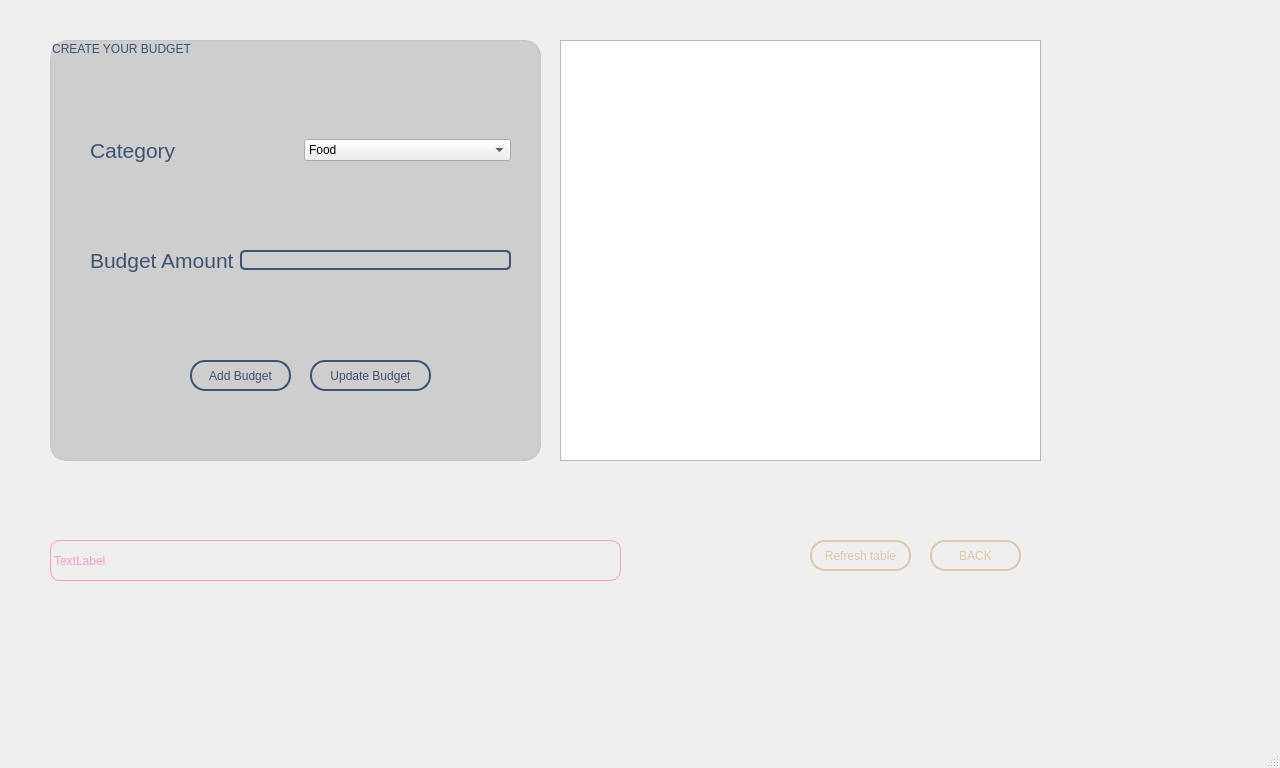
<?xml version="1.0" encoding="UTF-8"?>
<ui version="4.0">
 <class>Budgetcreating</class>
 <widget class="QMainWindow" name="Budgetcreating">
  <property name="enabled">
   <bool>true</bool>
  </property>
  <property name="geometry">
   <rect>
    <x>0</x>
    <y>0</y>
    <width>1280</width>
    <height>768</height>
   </rect>
  </property>
  <property name="windowTitle">
   <string>MainWindow</string>
  </property>
  <property name="styleSheet">
   <string notr="true">QMainWindow{border-image: url(:/image/Background04.png) 0 0 0 0 stretch stretch;}

</string>
  </property>
  <widget class="QWidget" name="centralwidget">
   <property name="enabled">
    <bool>true</bool>
   </property>
   <widget class="QLabel" name="lable">
    <property name="geometry">
     <rect>
      <x>50</x>
      <y>540</y>
      <width>571</width>
      <height>41</height>
     </rect>
    </property>
    <property name="styleSheet">
     <string notr="true">  border: 1px solid #ff99cc;
  border-radius: 10px;
color: #ff99cc;</string>
    </property>
    <property name="text">
     <string>TextLabel</string>
    </property>
   </widget>
   <widget class="QPushButton" name="pushButton_back">
    <property name="geometry">
     <rect>
      <x>930</x>
      <y>540</y>
      <width>91</width>
      <height>31</height>
     </rect>
    </property>
    <property name="styleSheet">
     <string notr="true">border: 2px solid #DEC8AC;
font: 700 10pt &quot;Segoe UI&quot;;
border-radius: 15px;
color: #DEC8AC;</string>
    </property>
    <property name="text">
     <string>BACK</string>
    </property>
   </widget>
   <widget class="QTableView" name="tableView">
    <property name="enabled">
     <bool>true</bool>
    </property>
    <property name="geometry">
     <rect>
      <x>560</x>
      <y>40</y>
      <width>481</width>
      <height>421</height>
     </rect>
    </property>
   </widget>
   <widget class="QPushButton" name="pushButton_tableview">
    <property name="geometry">
     <rect>
      <x>810</x>
      <y>540</y>
      <width>101</width>
      <height>31</height>
     </rect>
    </property>
    <property name="styleSheet">
     <string notr="true">border: 2px solid #DEC8AC;
font: 700 10pt &quot;Segoe UI&quot;;
border-radius: 15px;
color: #DEC8AC;</string>
    </property>
    <property name="text">
     <string>Refresh table</string>
    </property>
   </widget>
   <widget class="QGroupBox" name="groupBox">
    <property name="geometry">
     <rect>
      <x>50</x>
      <y>40</y>
      <width>491</width>
      <height>421</height>
     </rect>
    </property>
    <property name="styleSheet">
     <string notr="true">QGroupBox{font: 20pt &quot;Segoe UI&quot;;
border: 5px solid  #3C536F;
 border-radius: 10px;
/* From https://css.glass */
background: rgba(0, 0, 0, 0.14);
border-radius: 16px;
box-shadow: 0 4px 30px rgba(0, 0, 0, 0.1);
backdrop-filter: blur(11.4px);
-webkit-backdrop-filter: blur(11.4px);
border: 1px solid rgba(0, 0, 0, 0.11);color: #3C536F;}</string>
    </property>
    <property name="title">
     <string>CREATE YOUR BUDGET</string>
    </property>
    <widget class="QWidget" name="layoutWidget">
     <property name="geometry">
      <rect>
       <x>40</x>
       <y>80</y>
       <width>421</width>
       <height>61</height>
      </rect>
     </property>
     <layout class="QHBoxLayout" name="horizontalLayout">
      <item>
       <widget class="QLabel" name="label_category">
        <property name="styleSheet">
         <string notr="true">color: rgb(60, 83, 111);</string>
        </property>
        <property name="text">
         <string>&lt;html&gt;&lt;head/&gt;&lt;body&gt;&lt;p&gt;&lt;span style=&quot; font-size:16pt;&quot;&gt;Category&lt;/span&gt;&lt;/p&gt;&lt;/body&gt;&lt;/html&gt;</string>
        </property>
       </widget>
      </item>
      <item>
       <widget class="QComboBox" name="comboBox_category">
        <item>
         <property name="text">
          <string>Food</string>
         </property>
        </item>
        <item>
         <property name="text">
          <string>Entertainment</string>
         </property>
        </item>
        <item>
         <property name="text">
          <string>Traveling</string>
         </property>
        </item>
        <item>
         <property name="text">
          <string>Clothing</string>
         </property>
        </item>
        <item>
         <property name="text">
          <string>Education Equipment</string>
         </property>
        </item>
        <item>
         <property name="text">
          <string>University Fees</string>
         </property>
        </item>
       </widget>
      </item>
     </layout>
    </widget>
    <widget class="QWidget" name="layoutWidget">
     <property name="geometry">
      <rect>
       <x>40</x>
       <y>190</y>
       <width>421</width>
       <height>61</height>
      </rect>
     </property>
     <layout class="QHBoxLayout" name="horizontalLayout_2">
      <item>
       <widget class="QLabel" name="label_budgetamount">
        <property name="styleSheet">
         <string notr="true">color: rgb(60, 83, 111);</string>
        </property>
        <property name="text">
         <string>&lt;html&gt;&lt;head/&gt;&lt;body&gt;&lt;p&gt;&lt;span style=&quot; font-size:16pt;&quot;&gt;Budget Amount&lt;/span&gt;&lt;/p&gt;&lt;/body&gt;&lt;/html&gt;</string>
        </property>
       </widget>
      </item>
      <item>
       <widget class="QLineEdit" name="lineEdit_budgetamount">
        <property name="styleSheet">
         <string notr="true">QLineEdit{font: 12pt &quot;Segoe UI&quot;;
border: 2px solid  #3C536F;
 border-radius: 5px;
background-color: transparent;
color: #3C536F;
}</string>
        </property>
       </widget>
      </item>
     </layout>
    </widget>
    <widget class="QPushButton" name="pushButton_addbudget">
     <property name="geometry">
      <rect>
       <x>140</x>
       <y>320</y>
       <width>101</width>
       <height>31</height>
      </rect>
     </property>
     <property name="styleSheet">
      <string notr="true">border: 2px solid #3C536F;
font: 700 10pt &quot;Segoe UI&quot;;
border-radius: 15px;
color: #3C536F;</string>
     </property>
     <property name="text">
      <string>Add Budget</string>
     </property>
    </widget>
    <widget class="QPushButton" name="pushButton_update">
     <property name="geometry">
      <rect>
       <x>260</x>
       <y>320</y>
       <width>121</width>
       <height>31</height>
      </rect>
     </property>
     <property name="styleSheet">
      <string notr="true">border: 2px solid #3C536F;
font: 700 10pt &quot;Segoe UI&quot;;
border-radius: 15px;
color: #3C536F;</string>
     </property>
     <property name="text">
      <string>Update Budget</string>
     </property>
    </widget>
   </widget>
   <zorder>pushButton_back</zorder>
   <zorder>tableView</zorder>
   <zorder>pushButton_tableview</zorder>
   <zorder>groupBox</zorder>
   <zorder>lable</zorder>
  </widget>
  <widget class="QMenuBar" name="menubar">
   <property name="geometry">
    <rect>
     <x>0</x>
     <y>0</y>
     <width>1280</width>
     <height>21</height>
    </rect>
   </property>
  </widget>
  <widget class="QStatusBar" name="statusbar"/>
 </widget>
 <resources/>
 <connections/>
</ui>
